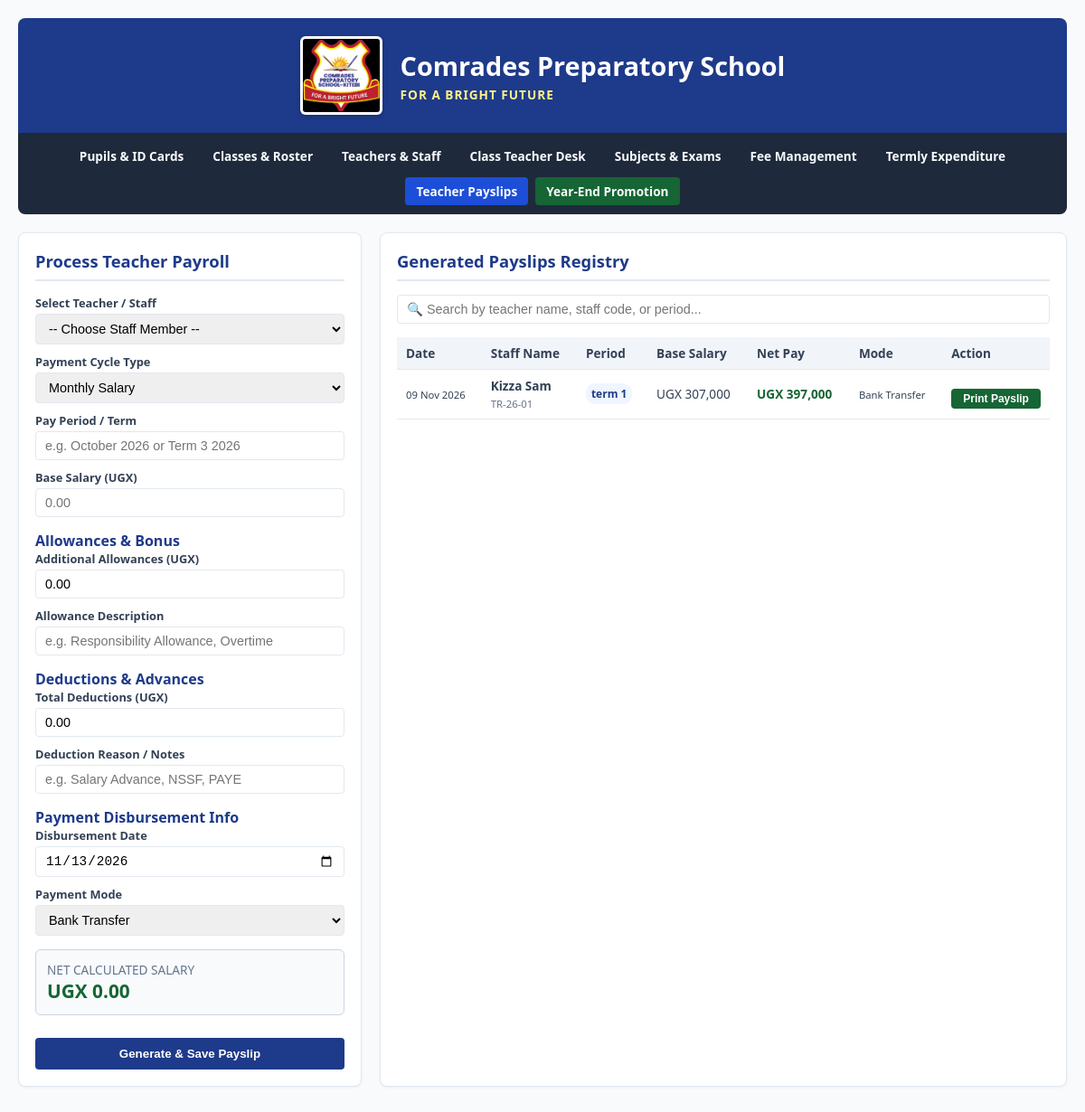
Page /payslip.php on the committed database.
### tables this page shows
CREATE TABLE `payslips` (
  `payslip_id` int(11) NOT NULL,
  `teacher_id` int(11) NOT NULL,
  `pay_period` varchar(50) NOT NULL,
  `payment_type` enum('Monthly','Termly') NOT NULL DEFAULT 'Monthly',
  `base_salary` decimal(10,2) NOT NULL DEFAULT 0.00,
  `allowances` decimal(10,2) NOT NULL DEFAULT 0.00,
  `allowance_notes` varchar(255) DEFAULT NULL,
  `deductions` decimal(10,2) NOT NULL DEFAULT 0.00,
  `deduction_notes` varchar(255) DEFAULT NULL,
  `net_pay` decimal(10,2) NOT NULL DEFAULT 0.00,
  `payment_date` date NOT NULL,
  `payment_mode` varchar(50) NOT NULL DEFAULT 'Bank Transfer',
  `created_at` timestamp NOT NULL DEFAULT current_timestamp()
);

CREATE TABLE `teachers` (
  `teacher_id` int(11) NOT NULL,
  `staff_code` varchar(30) DEFAULT NULL,
  `teacher_name` varchar(100) NOT NULL,
  `photo` varchar(255) DEFAULT NULL,
  `phone` varchar(20) DEFAULT NULL,
  `emergency_contact` varchar(100) DEFAULT NULL,
  `qualification` varchar(100) DEFAULT NULL,
  `role` varchar(100) NOT NULL DEFAULT 'Teacher',
  `assigned_class_id` int(11) DEFAULT NULL,
  `dob` date DEFAULT NULL,
  `national_id` varchar(50) DEFAULT NULL,
  `address` text DEFAULT NULL,
  `salary` decimal(10,2) NOT NULL DEFAULT 0.00,
  `termly_salary` decimal(10,2) NOT NULL DEFAULT 0.00,
  `amount_paid` decimal(10,2) NOT NULL DEFAULT 0.00
);

### payslip.php (the view, shortened to what this page needs)
<?php
require_once 'db.php';
$search_query = isset($_GET['search']) ? trim($_GET['search']) : '';
$where_sql = "";
$payslips = $pdo->query("
    SELECT ps.*, t.teacher_name, t.staff_code, t.role, t.national_id, c.class_name
    FROM Payslips ps
    JOIN Teachers t ON ps.teacher_id = t.teacher_id
    LEFT JOIN Classes c ON t.assigned_class_id = c.class_id
    $where_sql
    ORDER BY ps.payslip_id DESC
    LIMIT 25
")->fetchAll(PDO::FETCH_ASSOC);
require_once 'header.php';
?>
<div class="grid">
    <div class="card">
        <h2>Process Teacher Payroll</h2>
        <form action="payslip.php" method="POST">
            <div class="form-group">
                <label>Select Teacher / Staff</label>
                <select name="teacher_id" id="teacher_select" required>
                    <option value="">-- Choose Staff Member --</option>
                </select>
            </div>
            <div class="form-group">
                <label>Payment Cycle Type</label>
                <select name="payment_type" id="payment_type" required>
                    <option value="Monthly">Monthly Salary</option>
                </select>
            </div>
            <div class="form-group">
                <label>Pay Period / Term</label>
                <input type="text" name="pay_period" placeholder="e.g. October 2026 or Term 3 2026" required>
            </div>
            <div class="form-group">
                <label>Base Salary (UGX)</label>
                <input type="number" step="1000" name="base_salary" id="base_salary" placeholder="0.00" required>
            </div>
            <div style="margin-top:15px; font-weight:bold; color:var(--primary);">Allowances & Bonus</div>
            <div class="form-group">
                <label>Additional Allowances (UGX)</label>
                <input type="number" step="500" name="allowances" id="allowances" value="0.00">
            </div>
            <div class="form-group">
                <label>Allowance Description</label>
                <input type="text" name="allowance_notes" placeholder="e.g. Responsibility Allowance, Overtime">
            </div>
            <div style="margin-top:15px; font-weight:bold; color:var(--primary);">Deductions & Advances</div>
            <div class="form-group">
                <label>Total Deductions (UGX)</label>
                <input type="number" step="500" name="deductions" id="deductions" value="0.00">
            </div>
            <div class="form-group">
                <label>Deduction Reason / Notes</label>
                <input type="text" name="deduction_notes" placeholder="e.g. Salary Advance, NSSF, PAYE">
            </div>
            <div style="margin-top:15px; font-weight:bold; color:var(--primary);">Payment Disbursement Info</div>
            <div class="form-group">
                <label>Disbursement Date</label>
                <input type="date" name="payment_date" value="<?= date('Y-m-d') ?>" required>
            </div>
            <div class="form-group">
                <label>Payment Mode</label>
                <select name="payment_mode" required>
                    <option value="Bank Transfer">Bank Transfer</option>
                </select>
            </div>
            <div style="background:#f8fafc; border:1px solid #cbd5e1; padding:12px; border-radius:6px; margin:15px 0;">
                <div style="font-size:0.85rem; color:#64748b;">NET CALCULATED SALARY</div>
                <strong style="font-size:1.3rem; color:#166534;">UGX <span id="calc_net_pay">0.00</span></strong>
            </div>
            <button type="submit" class="btn">Generate & Save Payslip</button>
        </form>
    </div>
    <div class="card">
        <h2>Generated Payslips Registry</h2>
        <form action="payslip.php" method="GET" style="margin-bottom: 15px;">
            <div class="form-group" style="margin:0;">
                <input type="text" name="search" value="<?= htmlspecialchars($search_query) ?>" placeholder="🔍 Search by teacher name, staff code, or period..." onchange="this.form.submit()">
            </div>
        </form>
        <div style="overflow-x: auto;">
            <table>
                <thead>
                    <tr>
                        <th>Date</th>
                        <th>Staff Name</th>
                        <th>Period</th>
                        <th>Base Salary</th>
                        <th>Net Pay</th>
                        <th>Mode</th>
                        <th>Action</th>
                    </tr>
                </thead>
                <tbody>
                    <?php if (empty($payslips)): ?>
                        <tr><td colspan="7" style="text-align: center;">No payslips generated yet.</td></tr>
                    <?php else: ?>
                        <?php foreach ($payslips as $ps): ?>
                            <tr>
                                <td><small><?= date('d M Y', strtotime($ps['payment_date'])) ?></small></td>
                                <td>
                                    <strong><?= htmlspecialchars($ps['teacher_name']) ?></strong>
                                    <br><small style="color:#64748b;"><?= htmlspecialchars($ps['staff_code']) ?></small>
                                </td>
                                <td><span class="badge" style="background:#eff6ff; color:#1e3a8a;"><?= htmlspecialchars($ps['pay_period']) ?></span></td>
                                <td>UGX <?= number_format($ps['base_salary']) ?></td>
                                <td><strong style="color:#166534;">UGX <?= number_format($ps['net_pay']) ?></strong></td>
                                <td><small><?= htmlspecialchars($ps['payment_mode']) ?></small></td>
                                <td>
                                    <button type="button" class="btn" style="padding: 4px 8px; font-size: 0.75rem; background:#166534;"
                                            onclick="printPayslip(<?= $ps['payslip_id'] ?>)">
                                        Print Payslip
                                    </button>
                                </td>
                            </tr>
                        <?php endforeach; ?>
                    <?php endif; ?>
                </tbody>
            </table>
        </div>
    </div>
</div>
</body>
</html>

### header.php (style rules this page uses)
:root { --primary: #1e3a8a; --primary-hover: #1d4ed8; --bg: #f8fafc; --surface: #ffffff; --text: #334155; --border: #e2e8f0; --danger: #dc2626; --success: #166534; --warning: #d97706; }
body { font-family: 'Segoe UI', Tahoma, Geneva, Verdana, sans-serif; background-color: var(--bg); color: var(--text); margin: 0; padding: 20px; }
.grid { display: grid; grid-template-columns: 380px 1fr; gap: 20px; }
.card { background: var(--surface); border-radius: 8px; padding: 18px; border: 1px solid var(--border); box-shadow: 0 1px 3px rgba(0,0,0,0.05); margin-bottom: 20px; }
.card h2 { margin-top: 0; font-size: 1.15rem; color: var(--primary); border-bottom: 2px solid var(--border); padding-bottom: 8px; }
.form-group { margin-bottom: 10px; }
.form-group label { display: block; font-weight: 600; font-size: 0.8rem; margin-bottom: 3px; }
.form-group input, .form-group select, .form-group textarea { width: 100%; padding: 7px 10px; border: 1px solid var(--border); border-radius: 4px; box-sizing: border-box; font-size: 0.9rem; }
button.btn { width: 100%; background-color: var(--primary); color: white; border: none; padding: 10px; font-weight: 600; border-radius: 4px; cursor: pointer; margin-top: 10px; }
table { width: 100%; border-collapse: collapse; font-size: 0.85rem; }
th, td { padding: 8px 10px; text-align: left; border-bottom: 1px solid var(--border); }
th { background-color: #f1f5f9; font-weight: 600; }
.badge { padding: 3px 6px; border-radius: 10px; font-size: 0.75rem; font-weight: 600; display: inline-block; }

### rows in the picture
payslips: payment_date "09 Nov 2026", teacher.teacher_name "Kizza Sam", teacher.staff_code "TR-26-01", pay_period "term 1", base_salary "307,000", net_pay "397,000", payment_mode "Bank Transfer"
